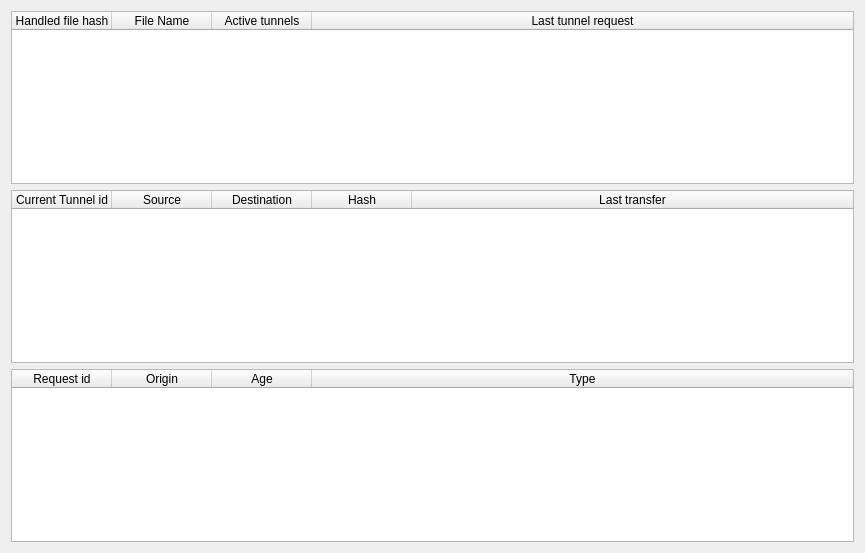
<?xml version="1.0" encoding="UTF-8"?>
<ui version="4.0">
 <class>TurtleRouterDialogForm</class>
 <widget class="QWidget" name="TurtleRouterDialogForm">
  <property name="geometry">
   <rect>
    <x>0</x>
    <y>0</y>
    <width>865</width>
    <height>553</height>
   </rect>
  </property>
  <property name="windowTitle">
   <string>Router Statistics</string>
  </property>
  <property name="windowIcon">
   <iconset resource="images.qrc">
    <normaloff>:/images/rstray3.png</normaloff>:/images/rstray3.png</iconset>
  </property>
  <layout class="QVBoxLayout" name="verticalLayout">
   <item>
    <widget class="QTableWidget" name="_hashes_TW">
     <property name="contextMenuPolicy">
      <enum>Qt::CustomContextMenu</enum>
     </property>
     <property name="selectionMode">
      <enum>QAbstractItemView::SingleSelection</enum>
     </property>
     <attribute name="horizontalHeaderStretchLastSection">
      <bool>true</bool>
     </attribute>
     <column>
      <property name="text">
       <string>Handled file hash</string>
      </property>
     </column>
     <column>
      <property name="text">
       <string>File Name</string>
      </property>
     </column>
     <column>
      <property name="text">
       <string>Active tunnels</string>
      </property>
     </column>
     <column>
      <property name="text">
       <string>Last tunnel request</string>
      </property>
     </column>
    </widget>
   </item>
   <item>
    <widget class="QTableWidget" name="_tunnels_TW">
     <attribute name="horizontalHeaderStretchLastSection">
      <bool>true</bool>
     </attribute>
     <column>
      <property name="text">
       <string>Current Tunnel id</string>
      </property>
     </column>
     <column>
      <property name="text">
       <string>Source</string>
      </property>
     </column>
     <column>
      <property name="text">
       <string>Destination</string>
      </property>
     </column>
     <column>
      <property name="text">
       <string>Hash</string>
      </property>
     </column>
     <column>
      <property name="text">
       <string>Last transfer</string>
      </property>
     </column>
    </widget>
   </item>
   <item>
    <widget class="QTableWidget" name="_reqs_TW">
     <attribute name="horizontalHeaderStretchLastSection">
      <bool>true</bool>
     </attribute>
     <column>
      <property name="text">
       <string>Request id</string>
      </property>
     </column>
     <column>
      <property name="text">
       <string>Origin</string>
      </property>
     </column>
     <column>
      <property name="text">
       <string>Age</string>
      </property>
     </column>
     <column>
      <property name="text">
       <string>Type</string>
      </property>
     </column>
    </widget>
   </item>
  </layout>
 </widget>
 <resources>
  <include location="images.qrc"/>
 </resources>
 <connections/>
</ui>
